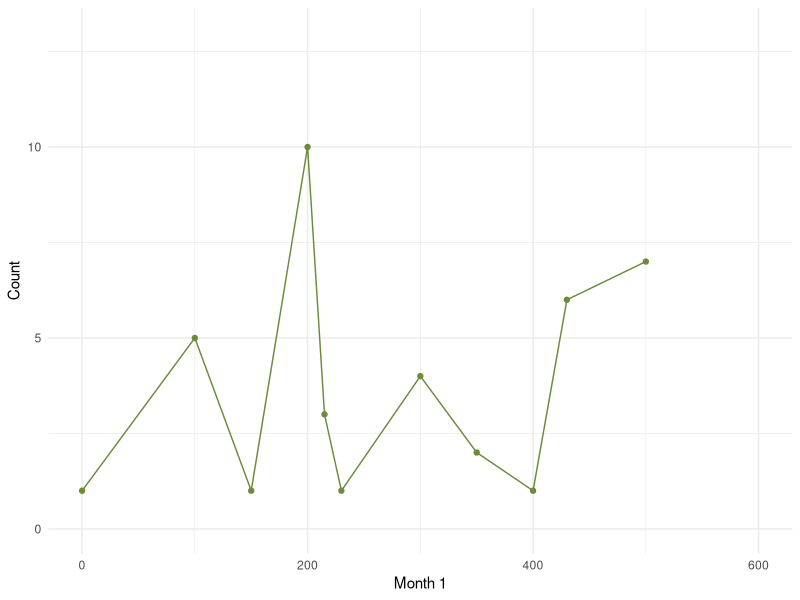
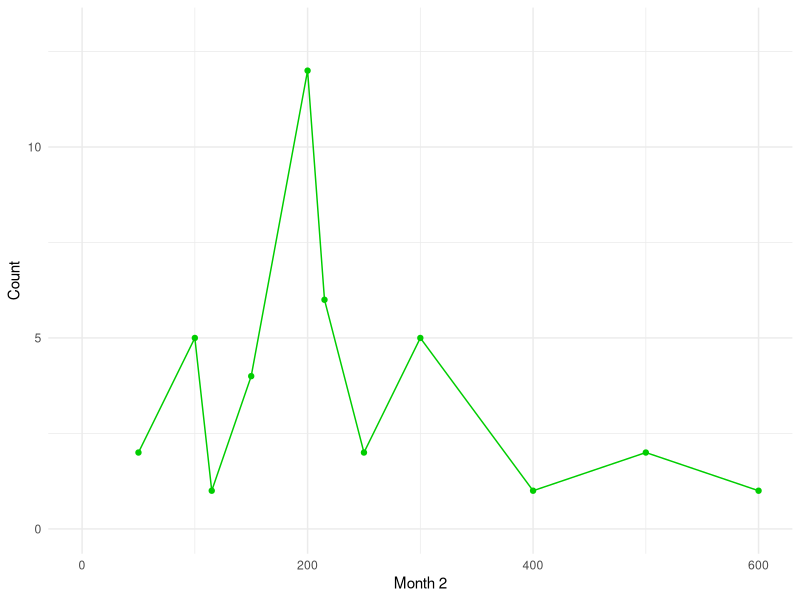
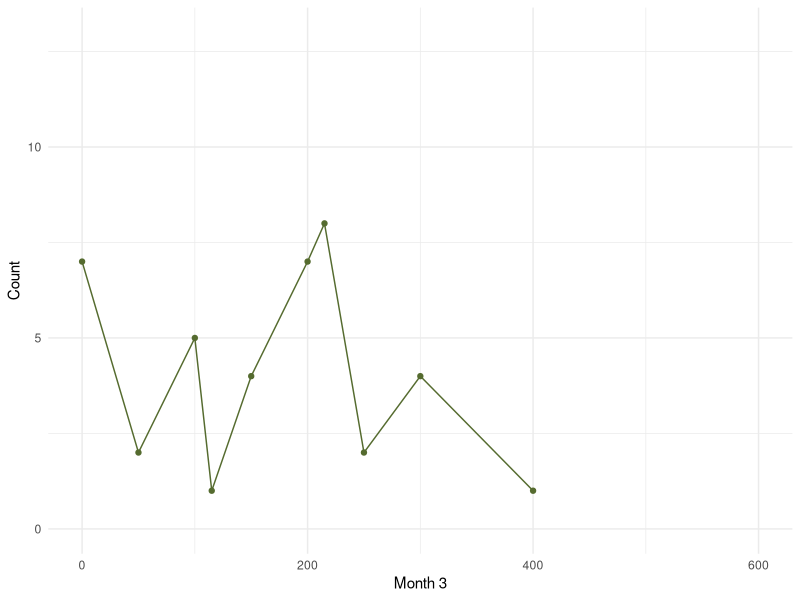
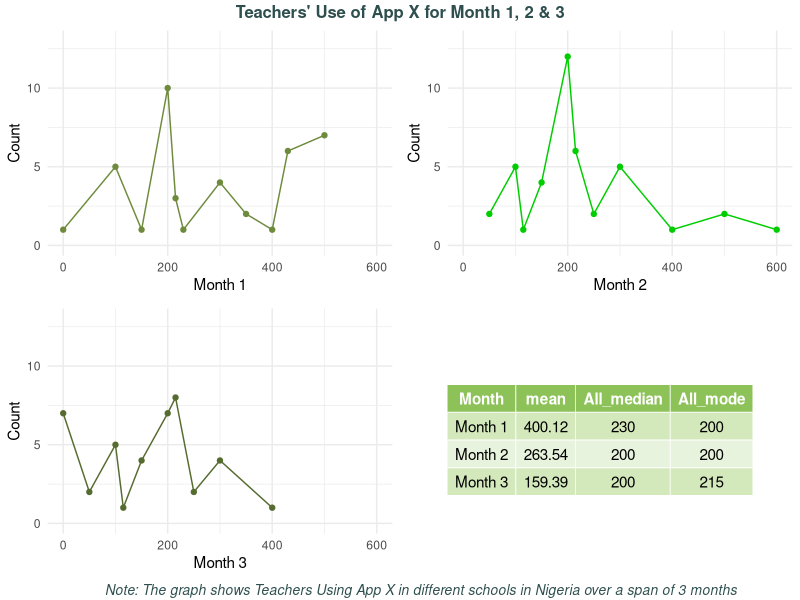

Source code (R) for these figures, in order:
## ---- chunk 1
knitr::opts_chunk$set(echo = TRUE)
## ---- chunk 2

## ---- chunk 3

## ---- chunk 4
library(ggpubr)

#Context of dataset: Data was collected from 41 samples (schools) from different areas in Nigeria. The total number of teachers using app X over 3 months was collected. The data below shows the use of the app in Nigeria in the 3-month period.

## ---- chunk 5

#Step 1

#Outliers were removed from the dataset. A frequency table was created for the 3 months, and organised to a dataframe for easy line graph plotting.


Month1_values <- c(0, 100, 150, 200, 215, 230, 300, 350, 400, 430, 500)

Month1_count <- c(1, 5, 1, 10, 3, 1, 4, 2, 1, 6, 7)

Month1_df <- data.frame(Month1_values, Month1_count)


Month2_values <- c(50, 100, 115, 150, 200, 215, 250, 300, 400, 500, 600)

Month2_count <- c( 2, 5,  1,  4, 12, 6, 2,  5,  1,  2,  1)

Month2_df <- data.frame(Month2_values, Month2_count)


Month3_values <- c(0, 50, 100, 115, 150, 200, 215, 250, 300, 400)

Month3_count <- c(7, 2, 5, 1, 4, 7, 8, 2, 4, 1)

Month3_df <- data.frame(Month3_values, Month3_count)


## ---- chunk 6

#Step 2

#To create a table to show the mean, median and mode values of the 3 months, the stats of the months organised to a dataframe and the stats table was created using ggtexttable.

Month <- c("Month 1", "Month 2", "Month 3")
All_mean <- c(400.12, 263.54, 159.39)
All_median <- c(230, 200, 200)
All_mode <- c(200, 200, 215)

All_Data <- data.frame(Month, All_mean, All_median, All_mode)


stable <- desc_statby(All_Data, measure.var = "All_mean", grps = c("Month", "All_median", "All_mode"))

stable <- stable[, c("Month","mean", "All_median", "All_mode")]

stable.p <- ggtexttable(stable, rows = NULL, theme = ttheme("mGreen")) 


## ---- chunk 7

#Step 3 

#A line graph for each month

Month1 <- ggplot(Month1_df, aes(x=Month1_values, y=Month1_count)) + geom_line(color = "darkolivegreen4") + geom_point( color = "darkolivegreen4") +theme_minimal() + xlab('Month 1') + ylab('Count') + expand_limits(x=0, y=0) + expand_limits(x=c(100,600), y=c(5, 13))

Month1 

Month2 <- ggplot(Month2_df, aes(x=Month2_values, y=Month2_count)) + geom_line(color = "green3") + geom_point( color = "green3") +theme_minimal() + xlab('Month 2') + ylab('Count') + expand_limits(x=0, y=0) + expand_limits(x=c(100,600), y=c(5, 13))

Month2


Month3 <- ggplot(Month3_df, aes(x=Month3_values, y=Month3_count)) + geom_line(color = "darkolivegreen") + geom_point( color = "darkolivegreen") +theme_minimal() + xlab('Month 3') + ylab('Count') + expand_limits(x=0, y=0) + expand_limits(x=c(100,600), y=c(5, 13))

Month3

## ---- chunk 8

#Combined the line graps on one page

SummaryPlot <- ggarrange(Month1, Month2, Month3, ncol = 2, nrow = 2, stable.p)


annotate_figure(SummaryPlot,top = text_grob("Teachers' Use of App X for Month 1, 2 & 3", color = "darkslategray", face = "bold", size = 12), bottom = text_grob("Note: The graph shows Teachers Using App X in different schools in Nigeria over a span of 3 months", color = "darkslategray", hjust = 1.1, x = 1, face = "italic", size = 10))


